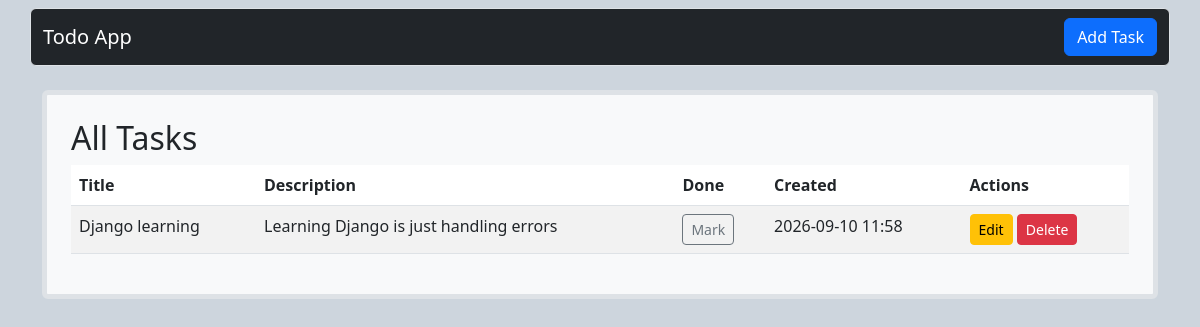
Before: / with the older database file.
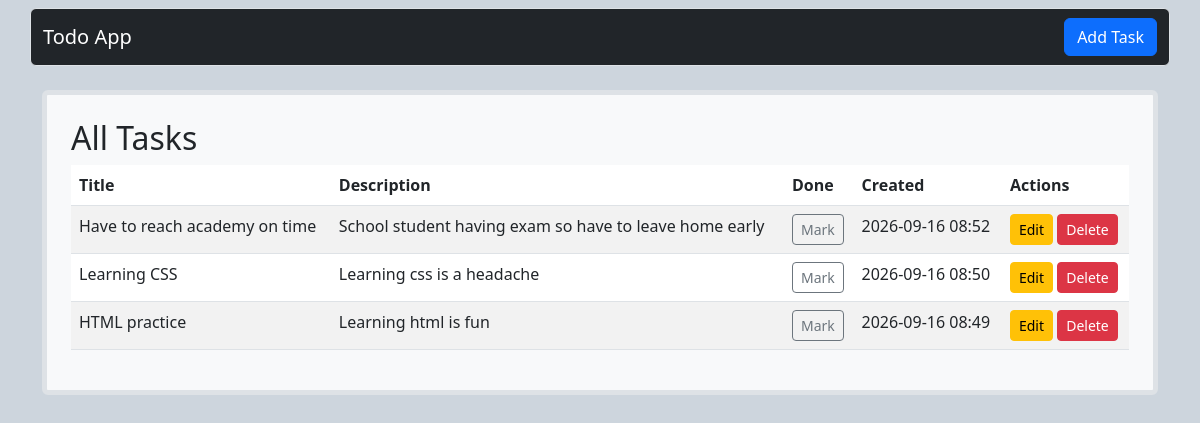
After: the same page with the newer database file.
### todo/models.py (models this page shows, shortened)
class Task(models.Model):
    title = models.CharField(max_length=200)
    description = models.TextField(blank=True)
    completed = models.BooleanField(default=False)
    created_at = models.DateTimeField(auto_now_add=True)

### todo/views.py (the view)
# urls.py: path('', views.task_list, name='task_list'),
def task_list(request):
    tasks = Task.objects.all().order_by('-created_at')
    return render(request, 'todo/task_list.html', {'tasks': tasks})

### todo/templates/todo/task_list.html (shortened to what this page needs)
{% extends 'todo/base.html' %} {% block content %}
<div class="container border border-5 rounded p-4" style="background-color: #f8f9fa">
  <h2>All Tasks</h2>
  <table class="table table-striped">
    <thead>
      <tr>
        <th>Title</th>
        <th>Description</th>
        <th>Done</th>
        <th>Created</th>
        <th>Actions</th>
      </tr>
    </thead>
    <tbody>
      {% for task in tasks %}
      <tr>
        <td>{{ task.title }}</td>
        <td>{{ task.description|linebreaksbr }}</td>
        <td>
          <form
            method="post"
            action="{% url 'todo:task_toggle' task.pk %}"
            style="display: inline"
          >
            <button
              type="submit"
              class="btn btn-sm {% if task.completed %}btn-success{% else %}btn-outline-secondary{% endif %}"
            >
              {% if task.completed %}✔{% else %}Mark{% endif %}
            </button>
          </form>
        </td>
        <td>{{ task.created_at|date:"Y-m-d H:i" }}</td>
        <td>
          <a
            class="btn btn-sm btn-warning"
            href="{% url 'todo:task_edit' task.pk %}"
            >Edit</a
          >
          <a
            class="btn btn-sm btn-danger"
            href="{% url 'todo:task_delete' task.pk %}"
            >Delete</a
          >
        </td>
      </tr>
      {% empty %}
      <tr>
        <td colspan="5">No tasks yet.</td>
      </tr>
      {% endfor %}
    </tbody>
  </table>
</div>
{% endblock %}

### todo/templates/todo/base.html (shortened to what this page needs)
<!doctype html>
<html>
  <head>
    <link
      href="https://cdn.jsdelivr.net/npm/bootstrap@5.3.0/dist/css/bootstrap.min.css"
      rel="stylesheet"
    />
  </head>
  <body style="background-color: #cdd5dd">
    <nav class="navbar navbar-dark bg-dark mb-4 container border rounded mt-2">
      <div class="container">
        <a class="navbar-brand" href="{% url 'todo:task_list' %}">Todo App</a>
        <a class="btn btn-primary" href="{% url 'todo:task_add' %}">Add Task</a>
      </div>
    </nav>
    <div class="container">{% block content %}{% endblock %}</div>
  </body>
</html>

Changed rows visible on the page:
removed Task: title "Django learning", description "Learning Django is just handling errors", completed "Mark", created_at "2026-09-10 11:58"
added Task: title "Have to reach academy on time", description "School student having exam so have to leave home early", completed "Mark", created_at "2026-09-16 08:52"
added Task: title "Learning CSS", description "Learning css is a headache", completed "Mark", created_at "2026-09-16 08:50"
added Task: title "HTML practice", description "Learning html is fun", completed "Mark", created_at "2026-09-16 08:49"
